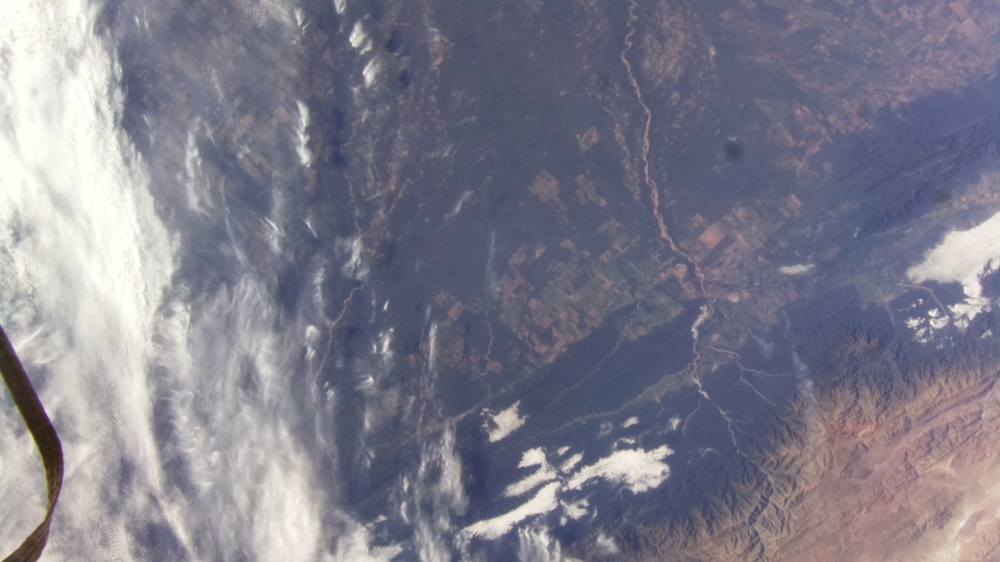
#> input picture selected_images/13-03-40.jpg, 1000 x 562 px, shrunk from 1920 x 1080 before the run
$ jupyter execute classify.ipynb
#> lines starting #> are read from the running program, lines starting #| are printed output that depends on the picture; after the words box and inside, x2 and y2 are one past the last pixel; in counts of white or black regions, pixels touching at a corner belong together; long printed decimals are rounded
[cell 1]
# Declaring the libraries we need
import numpy as np
import math
import matplotlib.pyplot as plt
from PIL import Image
import cv2

[cell 2]
input_image_path = 'selected_images/13-03-40.jpg'
image = cv2.imread(input_image_path) # Loading the image in BGR format
#> image is the input picture: shape (562, 1000, 3); mean B, G, R 139.4, 125.1, 126.5
image = cv2.cvtColor(image, cv2.COLOR_BGR2HSV) # Changing it back to HSV
#> image: shape (562, 1000, 3); mean H, S, V 100.9, 43.1, 143.1
plt.imshow(image)
height, width, cv = image.shape # Getting its dimensions
#> height = 562; width = 1000; cv = 3
total = height * width # Calculating the total number of pixels
#> total = 562000

[cell 3]
def removeBand(image):
  lower_code = np.array([0, 0, 90])
  upper_code = np.array([255, 255, 255])
  mask = cv2.inRange(image, lower_code, upper_code)
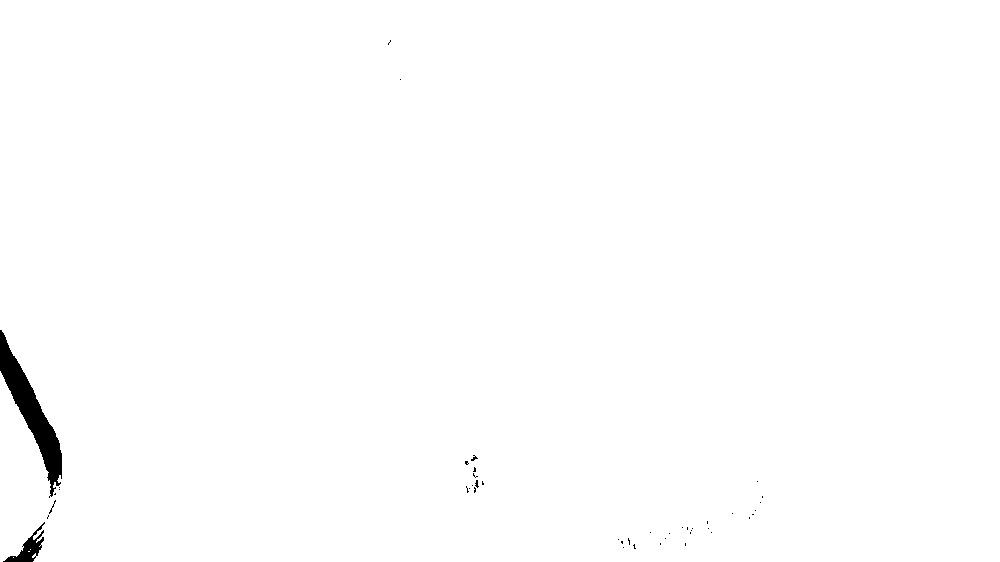
#> mask: shape (562, 1000); 99.4% white; 44 black regions (42 under 20 px), largest, box (x1, y1, x2, y2) and area: (0, 330, 62, 498) 2872, (3, 522, 45, 562) 517
  h, w = mask.shape
#> h = 562; w = 1000
  nr = 0
  plt.imshow(mask)
  for i in range(h):
    for j in range(w):
      if(mask[i][j] == 0):
        nr += 1
#> after the loop, nr = 3567
  return nr

total -= removeBand(image)
#> total = 558433
print(total)
#| 558433

[cell 4]
def getWaterPixels(image, showPlot): # Determine the number of blue/water pixels
#> called with showPlot = 1
    lower_blue = np.array([90, 70, 50])
    upper_blue = np.array([130, 255, 255])
    mask = cv2.inRange(image, lower_blue, upper_blue)
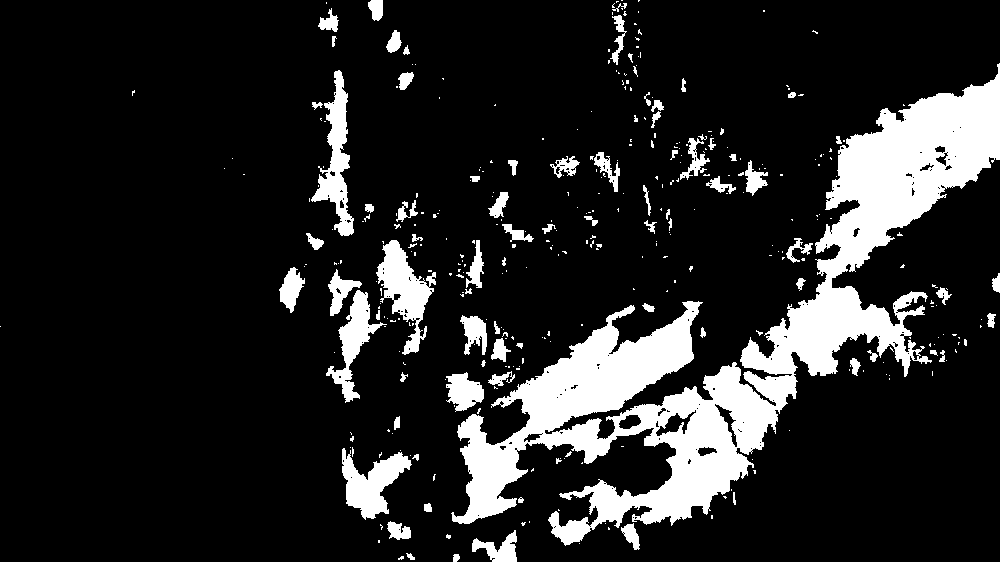
#> mask: shape (562, 1000); 14.7% white; 368 white regions (286 under 20 px), largest, box (x1, y1, x2, y2) and area: (451, 63, 1000, 546) 59513, (376, 240, 436, 355) 2836, (311, 70, 354, 236) 2695
    h, w = mask.shape
#> h = 562; w = 1000
    nr = 0
    if(showPlot == 1):
      plt.imshow(mask)
    for i in range(h):
      for j in range(w):
        if(mask[i][j] == 255):
          nr += 1
#> after the loop, nr = 82426

    im = Image.fromarray(mask)
    im.save('water_mask.jpg')
    return nr
getWaterPixels(image, 1)
#> Out = 82426

[cell 5]
def getCloudPixels(image, showPlot): # Determine the number of white/cloud pixels
#> called with showPlot = 1
    lower_white = np.array([0, 0, 180])
    upper_white = np.array([180, 30, 255])
    mask = cv2.inRange(image, lower_white, upper_white)
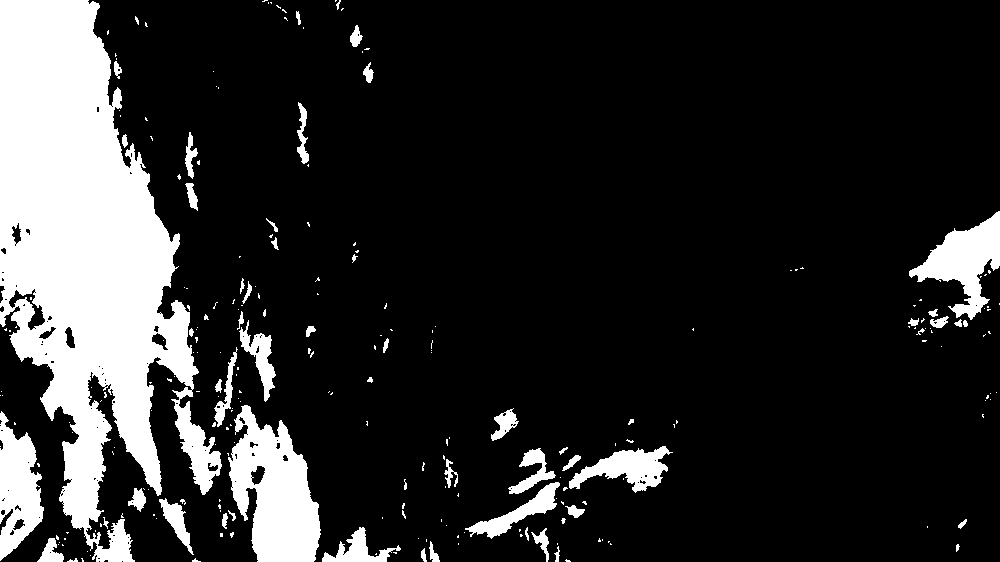
#> mask: shape (562, 1000); 16.8% white; 248 white regions (190 under 20 px), largest, box (x1, y1, x2, y2) and area: (0, 0, 222, 562) 64194, (228, 405, 321, 562) 9008, (909, 211, 1000, 320) 4262
    h, w = mask.shape
#> h = 562; w = 1000
    nr = 0
    if(showPlot == 1):
      plt.imshow(mask)
    for i in range(h):
      for j in range(w):
        if(mask[i][j] == 255):
          nr += 1
#> after the loop, nr = 94579

    im = Image.fromarray(mask)
    im.save('cloud_mask.jpg')
    return nr
getCloudPixels(image, 1)
#> Out = 94579

[cell 6]
# Our CONSTANTS

LAND_ALBEDO = 0.27
WATER_ALBEDO = 0.15
CLOUD_ALBEDO = 0.8
x = 7.654 * (10**(-3))
y = 5.476 * (10**(-3))
f = 6.8445 * (10**(-3))
sigma = 5.6703 * (10**(-8))
FLAT_SURFACE = 0.5063 * (10**(11))
K = 1360.772

[cell 7]
waterPixels = getWaterPixels(image, 0)
#> waterPixels = 82426
cloudPixels = getCloudPixels(image, 0)
#> cloudPixels = 94579
landPixels = total - waterPixels - cloudPixels
#> landPixels = 381428
print(total)
#| 558433
totalAlbedo = ((waterPixels * WATER_ALBEDO) + (cloudPixels * CLOUD_ALBEDO) + (landPixels * LAND_ALBEDO)) / total
#> totalAlbedo = 0.342

print(f"The total albedo is: {totalAlbedo}")
#| The total albedo is: 0.3421
elevation = 430 * 1000
surface = (elevation * elevation) * x * y / (f * f)
temperature = ((((1 - totalAlbedo) * FLAT_SURFACE * K) / (sigma * surface))**(1/4))
#> temperature = 263.7
print(f"The temperature is: {temperature}")
#| The temperature is: 263.660

$ run again, with selected_images/13-04-10.jpg copied over selected_images/13-03-40.jpg
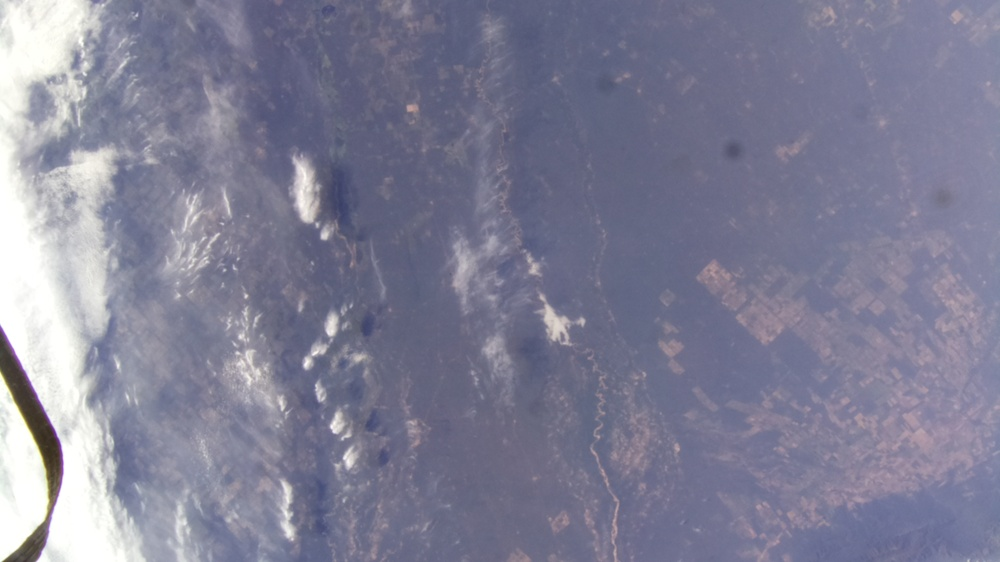
#> input picture selected_images/13-04-10.jpg, 1000 x 562 px, shrunk from 1920 x 1080 before the run
#> image is the input picture: shape (562, 1000, 3); mean B, G, R 149.8, 127.9, 128.2
#> image: shape (562, 1000, 3); mean H, S, V 113.6, 43.6, 150.3
#> in removeBand, `mask = cv2.inRange(image, lower_code, upper_code)`:
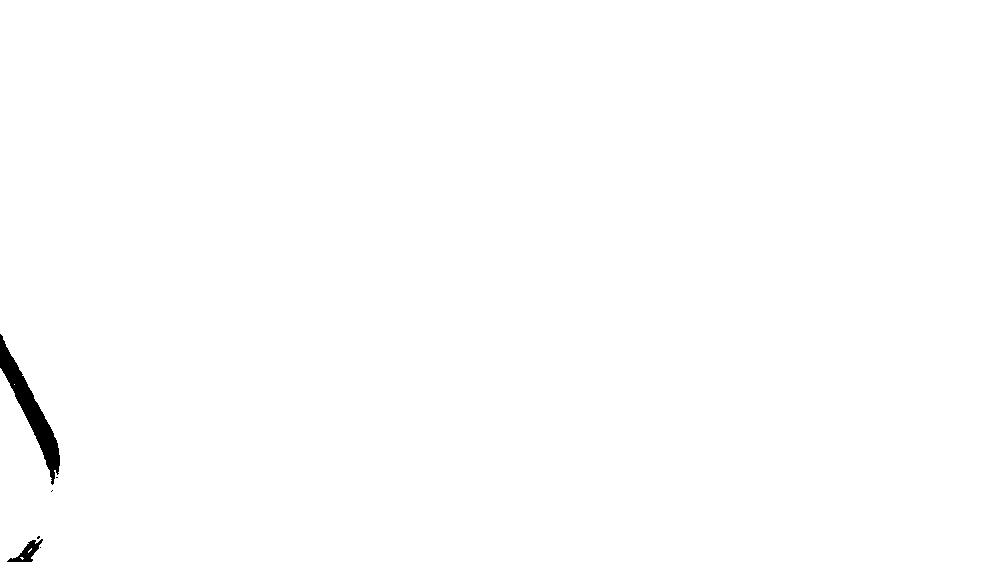
#> mask: shape (562, 1000); 99.6% white; 6 black regions (4 under 20 px), largest, box (x1, y1, x2, y2) and area: (0, 334, 60, 485) 2195, (7, 539, 43, 562) 312
#> `total -= removeBand(image)`: total = 559481
#| 559481
#> `getWaterPixels(image, 1)`: Out = 13331
#> in getCloudPixels, `mask = cv2.inRange(image, lower_white, upper_white)`:
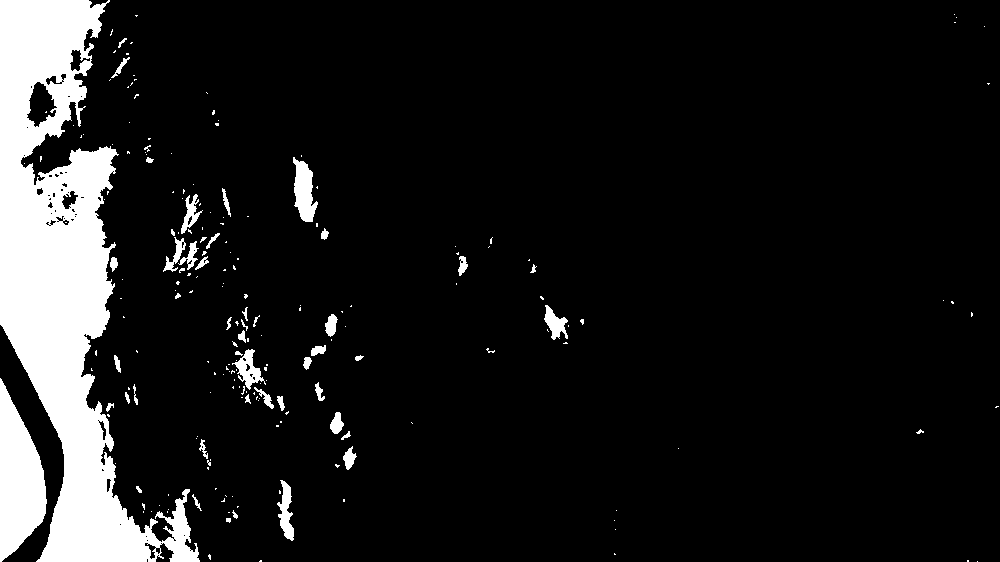
#> mask: shape (562, 1000); 10.3% white; 209 white regions (160 under 20 px), largest, box (x1, y1, x2, y2) and area: (0, 0, 200, 562) 46067, (0, 378, 47, 562) 5445, (293, 157, 318, 222) 990
#> `getCloudPixels(image, 1)`: Out = 58031
#> waterPixels = 13331
#> cloudPixels = 58031
#> landPixels = 488119
#| 559481
#> totalAlbedo = 0.322
#| The total albedo is: 0.3221
#> temperature = 265.6
#| The temperature is: 265.635

$ run again, with selected_images/13-05-10.jpg copied over selected_images/13-03-40.jpg
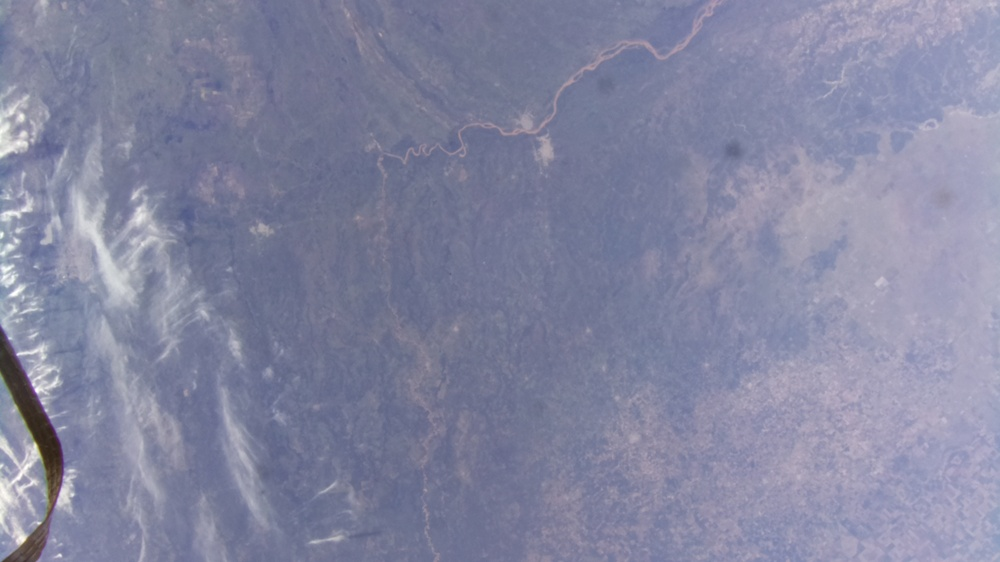
#> input picture selected_images/13-05-10.jpg, 1000 x 562 px, shrunk from 1920 x 1080 before the run
#> image is the input picture: shape (562, 1000, 3); mean B, G, R 160.5, 134, 131.9
#> image: shape (562, 1000, 3); mean H, S, V 117.4, 48.3, 160.7
#> in removeBand, `mask = cv2.inRange(image, lower_code, upper_code)`:
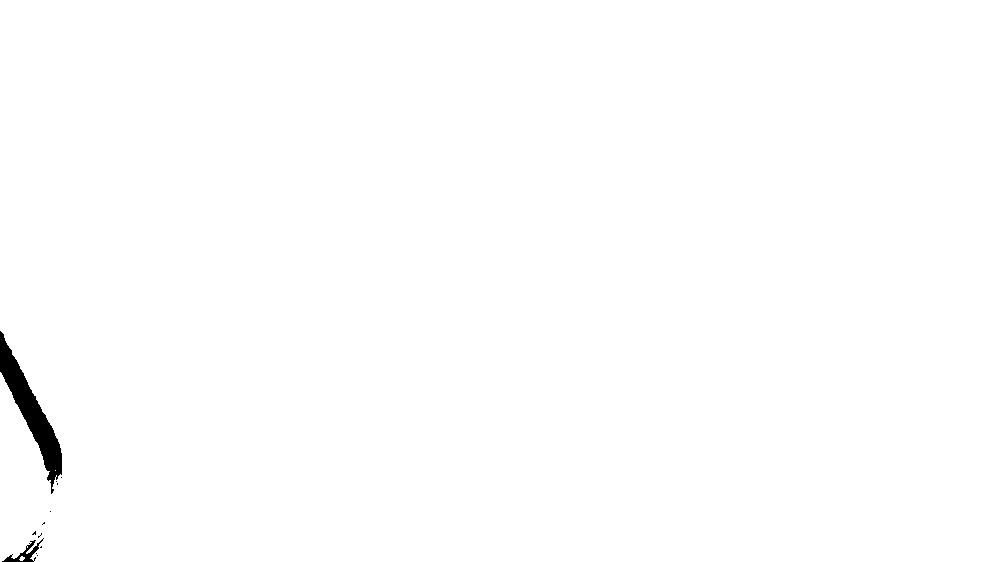
#> mask: shape (562, 1000); 99.5% white; 12 black regions (10 under 20 px), largest, box (x1, y1, x2, y2) and area: (0, 331, 62, 494) 2711, (2, 538, 44, 562) 269
#> `total -= removeBand(image)`: total = 558991
#| 558991
#> `getWaterPixels(image, 1)`: Out = 6613
#> in getCloudPixels, `mask = cv2.inRange(image, lower_white, upper_white)`:
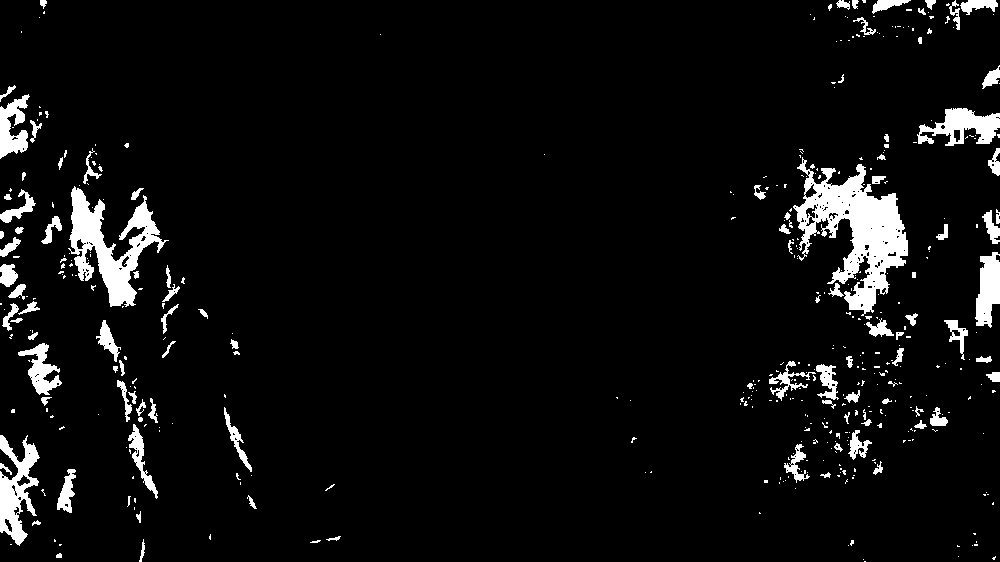
#> mask: shape (562, 1000); 5.7% white; 439 white regions (334 under 20 px), largest, box (x1, y1, x2, y2) and area: (793, 157, 908, 316) 7679, (68, 186, 169, 307) 4541, (0, 435, 40, 546) 2142
#> `getCloudPixels(image, 1)`: Out = 31971
#> waterPixels = 6613
#> cloudPixels = 31971
#> landPixels = 520407
#| 558991
#> totalAlbedo = 0.299
#| The total albedo is: 0.2989
#> temperature = 267.9
#| The temperature is: 267.881
